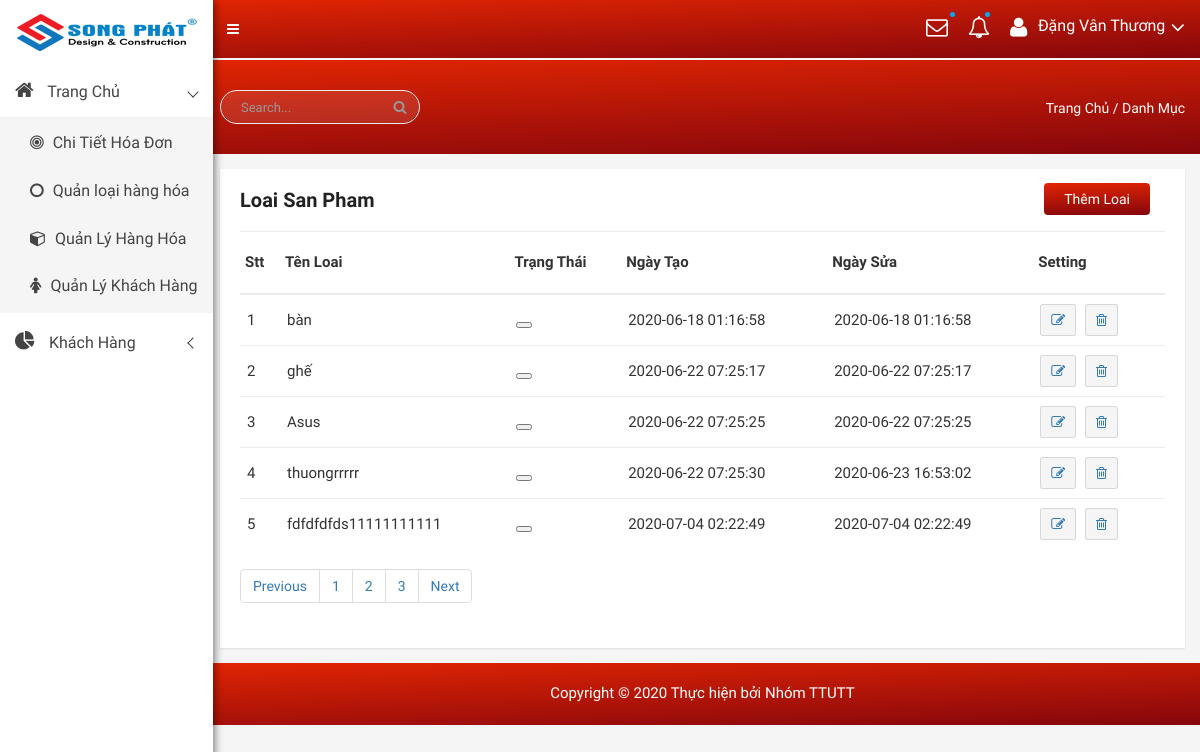
/admin/modules/category/index.php, run on an earlier commit of the app's database.
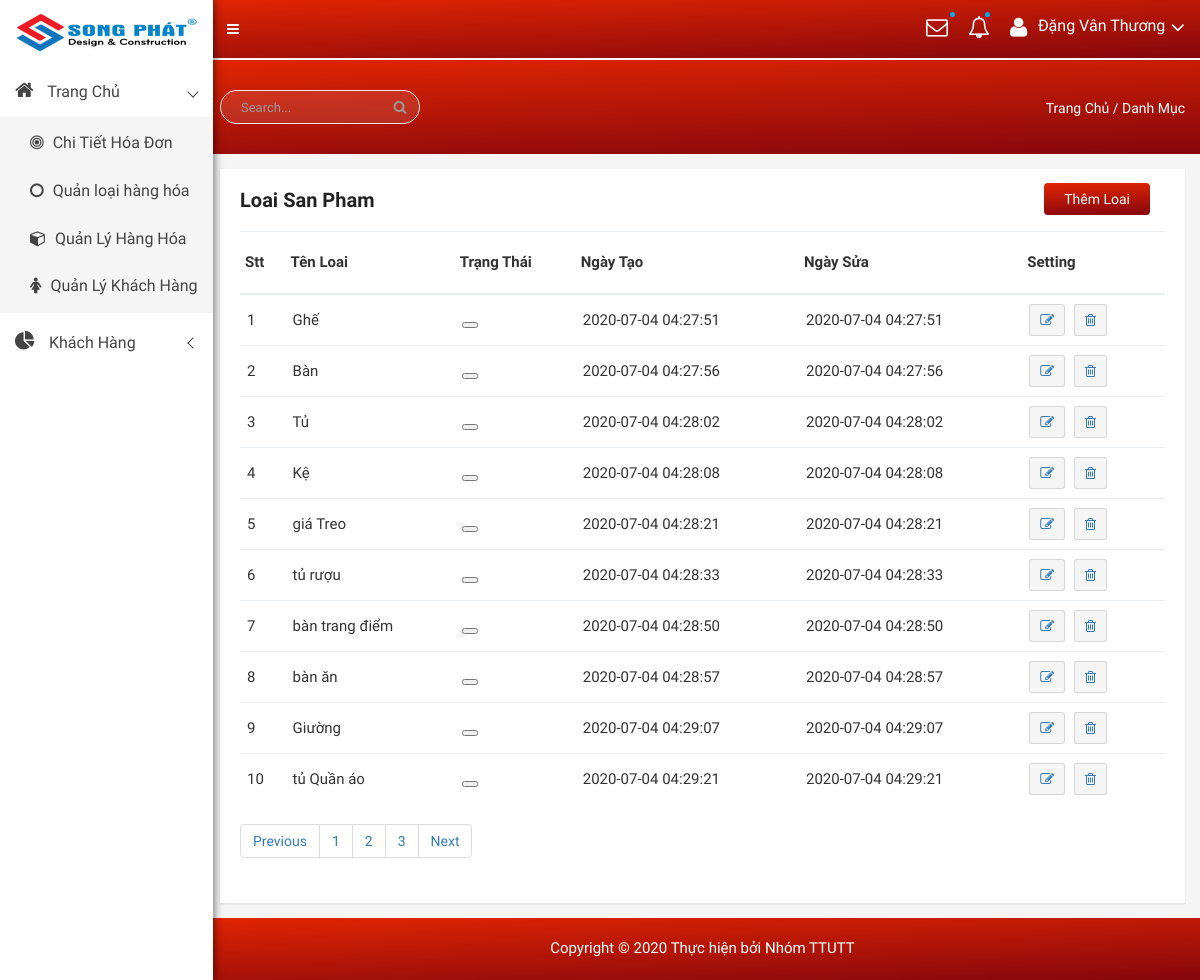
And on a later commit of the database.
### tables this page shows
CREATE TABLE `category` (
  `id` int(11) NOT NULL,
  `name` varchar(100) DEFAULT NULL,
  `home` tinyint(100) DEFAULT 0,
  `status` tinyint(4) DEFAULT 0,
  `created_at` timestamp NOT NULL DEFAULT current_timestamp(),
  `updated` timestamp NOT NULL DEFAULT current_timestamp() ON UPDATE current_timestamp()
);

### libraries/Database.php (called while the page is built, shortened)
<?php
class DataProvider
{
	public static function ExecuteQuery($sql)
	{
		try{
			$connection = mysqli_connect("localhost","root","", "giuaki");
			mysqli_query($connection, "set names 'utf8'");
			$result = mysqli_query($connection, $sql);
			return $result;
		}catch(Exception $ex)
		{
			return null;
		}
	}
}
?>

### admin/modules/category/index.php (the view, shortened to what this page needs)
<?php require_once __DIR__ . "/../../layouts/header.php" ?>
<div class="product-status mg-tb-15">
   <div class="container-fluid">
      <div class="row">
         <div class="col-lg-12 col-md-12 col-sm-12 col-xs-12">
            <div class="product-status-wrap">
               <h4>Loai San Pham</h4>
               <div class="add-product">
                  <a href="add.php">Thêm Loai</a>
               </div>
               <table>
                  <tr>
                     <th>Stt</th>
                     <th>Tên Loai</th>
                     <th>Trạng Thái</th>
                     <th>Ngày Tạo</th>
                     <th>Ngày Sửa</th>
                     <th>Setting</th>
                  </tr>
                  <?php
                  try {
                     $sql = "SELECT id, name, home, status, created_at,updated FROM `category`";
                     $result = DataProvider::ExecuteQuery($sql);
                     $stt = 0;
                     while ($row = mysqli_fetch_array($result)) {
                        $stt++;
                        $chuoi = <<< EOD
                             <tr>
                             <td>$stt</td>
                             <td> {$row['name']} </td>
                             <td>
                                 <button class={"pd-setting"} ></button>
                             </td>
                             <td>{$row['created_at']}</td>
                             <td>{$row['updated']}</td>
                             <td>
                                 <a href="edit.php?id= {$row['id']} "> <button data-toggle="tooltip" title="Edit" class="pd-setting-ed"><i class="fa fa-pencil-square-o" aria-hidden="true"></i></button></a>
                                 <a href="delete.php?id= {$row['id']} "> <button data-toggle="tooltip" title="Trash" class="pd-setting-ed"><i class="fa fa-trash-o" aria-hidden="true"> </i> </button> </a>
                             </td>
                         </tr>
                         EOD;
                        echo $chuoi;
                     }
                  } catch (Exception $ex) {
                     echo "Không thể mở CSDL";
                  }
                  ?>
               </table>
               <div class="custom-pagination">
                  <nav aria-label="Page navigation example">
                     <ul class="pagination">
                        <li class="page-item"><a class="page-link" href="#">Previous</a></li>
                        <li class="page-item"><a class="page-link" href="#">1</a></li>
                        <li class="page-item"><a class="page-link" href="#">2</a></li>
                        <li class="page-item"><a class="page-link" href="#">3</a></li>
                        <li class="page-item"><a class="page-link" href="#">Next</a></li>
                     </ul>
                  </nav>
               </div>
            </div>
         </div>
      </div>
   </div>
</div>
<?php require_once __DIR__ . "/../../layouts/footer.php" ?>

What changed in the data, as far as the page shows it:
removed category: name "bàn", created_at "2020-06-18 01:16:58", updated "2020-06-18 01:16:58"
removed category: name "ghế", created_at "2020-06-22 07:25:17", updated "2020-06-22 07:25:17"
removed category: name "Asus", created_at "2020-06-22 07:25:25", updated "2020-06-22 07:25:25"
removed category: name "thuongrrrrr", created_at "2020-06-22 07:25:30", updated "2020-06-23 16:53:02"
removed category: name "fdfdfdfds11111111111", created_at "2020-07-04 02:22:49", updated "2020-07-04 02:22:49"
added category: name "Ghế", created_at "2020-07-04 04:27:51", updated "2020-07-04 04:27:51"
added category: name "Bàn", created_at "2020-07-04 04:27:56", updated "2020-07-04 04:27:56"
added category: name "Tủ", created_at "2020-07-04 04:28:02", updated "2020-07-04 04:28:02"
added category: name "Kệ", created_at "2020-07-04 04:28:08", updated "2020-07-04 04:28:08"
added category: name "giá Treo", created_at "2020-07-04 04:28:21", updated "2020-07-04 04:28:21"
added category: name "tủ rượu", created_at "2020-07-04 04:28:33", updated "2020-07-04 04:28:33"
added category: name "bàn trang điểm", created_at "2020-07-04 04:28:50", updated "2020-07-04 04:28:50"
added category: name "bàn ăn", created_at "2020-07-04 04:28:57", updated "2020-07-04 04:28:57"
added category: name "Giường", created_at "2020-07-04 04:29:07", updated "2020-07-04 04:29:07"
added category: name "tủ Quần áo", created_at "2020-07-04 04:29:21", updated "2020-07-04 04:29:21"
